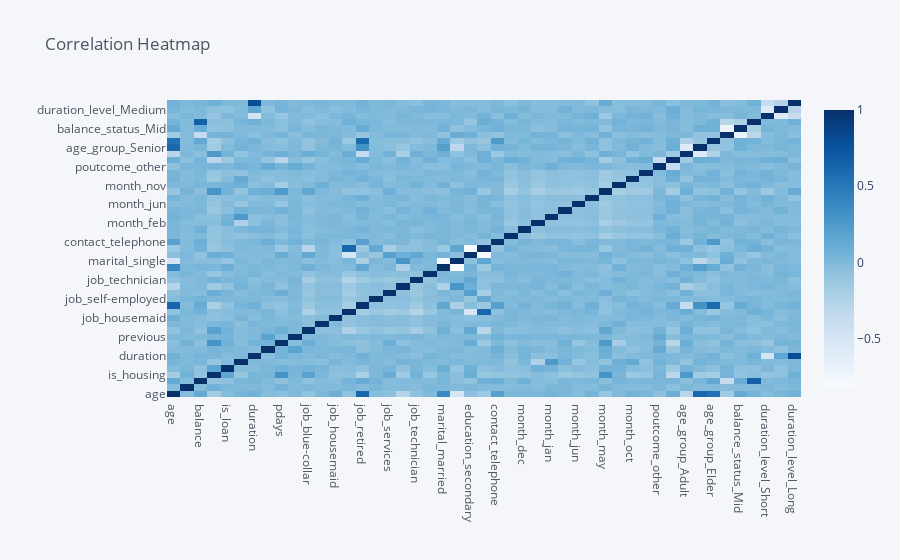

Notebook source saved alongside this figure:
### Code cell
df.corr().iplot(kind='heatmap', colorscale='blues', title='Correlation Heatmap')

### Figure 1 — Plotly figure (JSON) as saved in the notebook; plotly's stock layout.template omitted (floating-point values rounded to 4 significant figures; data arrays with more than 128 entries replaced by an {"elided": "..."} marker saying what was removed)
{"data": [{"colorscale": [[0, "rgb(247,251,255)"], [0.125, "rgb(222,235,247)"], [0.25, "rgb(198,219,239)"], [0.375, "rgb(158,202,225)"], [0.5, "rgb(107,174,214)"], [0.625, "rgb(66,146,198)"], [0.75, "rgb(33,113,181)"], [0.875, "rgb(8,81,156)"], [1, "rgb(8,48,107)"]], "type": "heatmap", "x": ["age", "is_default", "balance", "is_housing", "is_loan", "day", "duration", "campaign", "pdays", "previous", "job_blue-collar", "job_entrepreneur", "job_housemaid", "job_management", "job_retired", "job_self-employed", "job_services", "job_student", "job_technician", "job_unemployed", "marital_married", "marital_single", "education_secondary", "education_tertiary", "contact_telephone", "month_aug", "month_dec", "month_feb", "month_jan", "month_jul", "month_jun", "month_mar", "month_may", "month_nov", "month_oct", "month_sep", "poutcome_other", "poutcome_success", "age_group_Adult", "age_group_Senior", "age_group_Elder", "balance_status_Low", "balance_status_Mid", "balance_status_High", "duration_level_Short", "duration_level_Medium", "duration_level_Long"], "y": ["age", "is_default", "balance", "is_housing", "is_loan", "day", "duration", "campaign", "pdays", "previous", "job_blue-collar", "job_entrepreneur", "job_housemaid", "job_management", "job_retired", "job_self-employed", "job_services", "job_student", "job_technician", "job_unemployed", "marital_married", "marital_single", "education_secondary", "education_tertiary", "contact_telephone", "month_aug", "month_dec", "month_feb", "month_jan", "month_jul", "month_jun", "month_mar", "month_may", "month_nov", "month_oct", "month_sep", "poutcome_other", "poutcome_success", "age_group_Adult", "age_group_Senior", "age_group_Elder", "balance_status_Low", "balance_status_Mid", "balance_status_High", "duration_level_Short", "duration_level_Medium", "duration_level_Long"], "z": {"elided": "47x47 float values"}, "zmax": 1, "zmin": -0.8188}], "layout": {"legend": {"bgcolor": "#F5F6F9", "font": {"color": "#4D5663"}}, "paper_bgcolor": "#F5F6F9", "plot_bgcolor": "#F5F6F9", "title": {"font": {"color": "#4D5663"}, "text": "Correlation Heatmap"}, "xaxis": {"gridcolor": "#E1E5ED", "showgrid": true, "tickfont": {"color": "#4D5663"}, "title": {"font": {"color": "#4D5663"}, "text": ""}, "zerolinecolor": "#E1E5ED"}, "yaxis": {"gridcolor": "#E1E5ED", "showgrid": true, "tickfont": {"color": "#4D5663"}, "title": {"font": {"color": "#4D5663"}, "text": ""}, "zerolinecolor": "#E1E5ED"}}}
